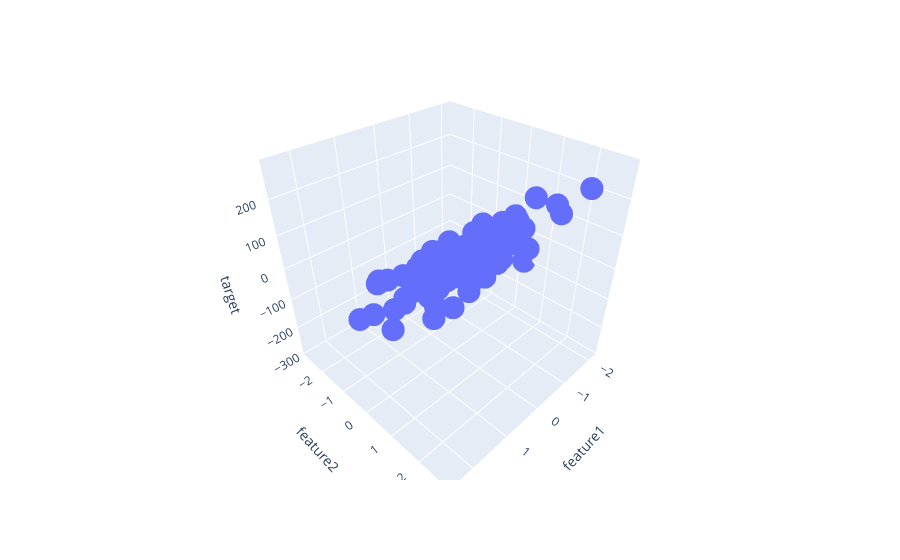

Notebook code for this chart:
### Code cell
# Create a 3D scatter plot using Plotly Express
fig = px.scatter_3d(
    df,                  # DataFrame containing the data
    x='feature1',         # Use "feature1" column for X-axis
    y='feature2',         # Use "feature2" column for Y-axis
    z='target'            # Use "target" column for Z-axis (output values)
)

# Display/show the interactive 3D scatter plot in output
fig.show()
